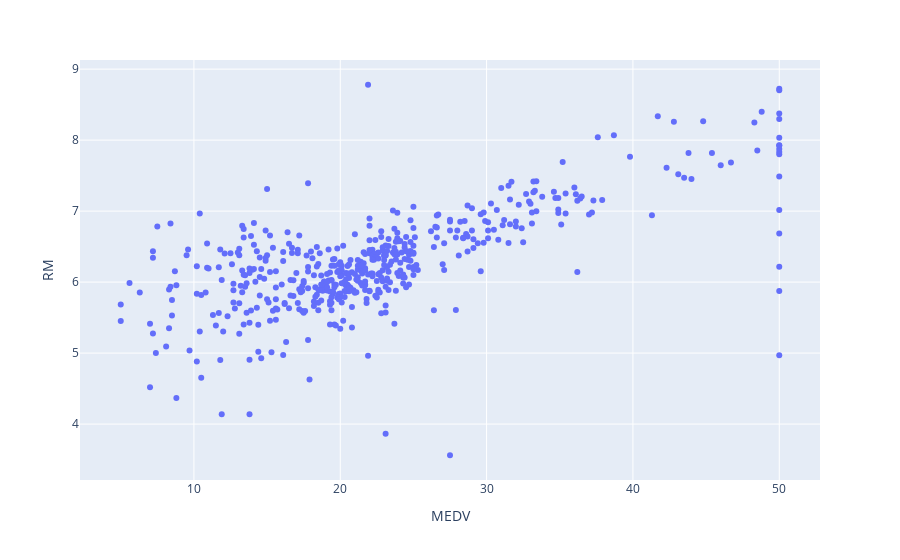

Notebook code for this chart:
### Markdown cell above
#### Median value of owner-occupied homes vs RM: average number of rooms per dwelling

### Code cell
px.scatter(housing_df, x = "MEDV" , y = "RM")

### Figure 1 — Plotly figure (JSON) as saved in the notebook; plotly's stock layout.template omitted (floating-point values rounded to 4 significant figures; data arrays with more than 128 entries replaced by an {"elided": "..."} marker saying what was removed)
{"data": [{"hovertemplate": "MEDV=%{x}<br>RM=%{y}<extra></extra>", "legendgroup": "", "marker": {"color": "#636efa", "symbol": "circle"}, "mode": "markers", "name": "", "orientation": "v", "showlegend": false, "type": "scatter", "x": {"elided": "506 float values"}, "xaxis": "x", "y": {"elided": "506 float values"}, "yaxis": "y"}], "layout": {"legend": {"tracegroupgap": 0}, "margin": {"t": 60}, "xaxis": {"anchor": "y", "domain": [0, 1], "title": {"text": "MEDV"}}, "yaxis": {"anchor": "x", "domain": [0, 1], "title": {"text": "RM"}}}}
